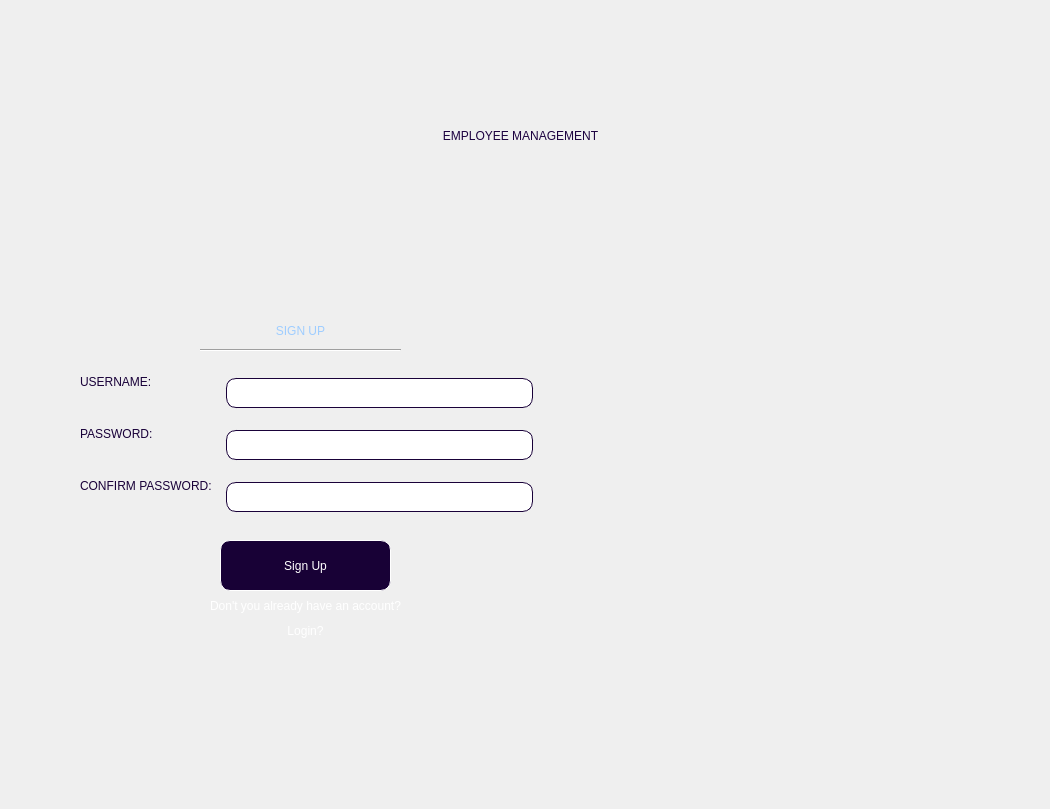
<?xml version="1.0" encoding="UTF-8"?>
<ui version="4.0">
 <class>Dialog</class>
 <widget class="QDialog" name="Dialog">
  <property name="geometry">
   <rect>
    <x>0</x>
    <y>0</y>
    <width>1050</width>
    <height>809</height>
   </rect>
  </property>
  <property name="windowTitle">
   <string>Dialog</string>
  </property>
  <property name="styleSheet">
   <string notr="true">background-color: none;</string>
  </property>
  <widget class="QLabel" name="l_title_2">
   <property name="geometry">
    <rect>
     <x>170</x>
     <y>300</y>
     <width>261</width>
     <height>61</height>
    </rect>
   </property>
   <property name="styleSheet">
    <string notr="true">color: rgb(159, 205, 255);
font: 75 24pt &quot;Times New Roman&quot;;
font: 24pt &quot;Times New Roman Bold&quot;;</string>
   </property>
   <property name="text">
    <string>SIGN UP</string>
   </property>
   <property name="alignment">
    <set>Qt::AlignCenter</set>
   </property>
  </widget>
  <widget class="QWidget" name="formLayoutWidget">
   <property name="geometry">
    <rect>
     <x>80</x>
     <y>370</y>
     <width>461</width>
     <height>161</height>
    </rect>
   </property>
   <layout class="QFormLayout" name="formLayout">
    <item row="0" column="0">
     <widget class="QLabel" name="l_username">
      <property name="styleSheet">
       <string notr="true">color: rgb(25, 1, 57);
font: 11pt &quot;MS Shell Dlg 2&quot;;</string>
      </property>
      <property name="text">
       <string>USERNAME:</string>
      </property>
     </widget>
    </item>
    <item row="0" column="1">
     <widget class="QLineEdit" name="txtUsername">
      <property name="styleSheet">
       <string notr="true">margin: 8px;
padding: 6px;
border-radius: 10px;
border: 1px solid rgb(25, 1, 57);
</string>
      </property>
     </widget>
    </item>
    <item row="1" column="0">
     <widget class="QLabel" name="l_password">
      <property name="styleSheet">
       <string notr="true">color: rgb(25, 1, 57);
font: 11pt &quot;MS Shell Dlg 2&quot;;</string>
      </property>
      <property name="text">
       <string>PASSWORD:</string>
      </property>
     </widget>
    </item>
    <item row="2" column="0">
     <widget class="QLabel" name="l_confirmpass">
      <property name="styleSheet">
       <string notr="true">color: rgb(25, 1, 57);
font: 11pt &quot;MS Shell Dlg 2&quot;;</string>
      </property>
      <property name="text">
       <string>CONFIRM PASSWORD:</string>
      </property>
     </widget>
    </item>
    <item row="2" column="1">
     <widget class="QLineEdit" name="txtConfirmPass">
      <property name="styleSheet">
       <string notr="true">margin: 8px;
padding: 6px;
border-radius: 10px;
border: 1px solid rgb(25, 1, 57);
</string>
      </property>
      <property name="echoMode">
       <enum>QLineEdit::Password</enum>
      </property>
     </widget>
    </item>
    <item row="1" column="1">
     <widget class="QLineEdit" name="txtPassword">
      <property name="styleSheet">
       <string notr="true">margin: 8px;
padding: 6px;
border-radius: 10px;
border: 1px solid rgb(25, 1, 57);
</string>
      </property>
      <property name="echoMode">
       <enum>QLineEdit::Password</enum>
      </property>
     </widget>
    </item>
   </layout>
  </widget>
  <widget class="QPushButton" name="btnSignup">
   <property name="geometry">
    <rect>
     <x>220</x>
     <y>540</y>
     <width>171</width>
     <height>51</height>
    </rect>
   </property>
   <property name="styleSheet">
    <string notr="true">color: rgb(255, 255, 255);
background-color: rgb(24, 1, 54);
font: 14pt &quot;MS Shell Dlg 2&quot;;
border-radius: 10px;
border: 1px solid white;

</string>
   </property>
   <property name="text">
    <string>Sign Up</string>
   </property>
  </widget>
  <widget class="QLabel" name="l_accountconfirm">
   <property name="geometry">
    <rect>
     <x>180</x>
     <y>590</y>
     <width>251</width>
     <height>31</height>
    </rect>
   </property>
   <property name="styleSheet">
    <string notr="true">color: rgb(255, 255, 255);
font: 9pt &quot;MS Shell Dlg 2&quot;;</string>
   </property>
   <property name="text">
    <string>Don't you already have an account?</string>
   </property>
   <property name="alignment">
    <set>Qt::AlignCenter</set>
   </property>
  </widget>
  <widget class="QPushButton" name="btnLogin">
   <property name="geometry">
    <rect>
     <x>270</x>
     <y>620</y>
     <width>71</width>
     <height>21</height>
    </rect>
   </property>
   <property name="styleSheet">
    <string notr="true">border: 10px;
font: 9pt &quot;MS Shell Dlg 2&quot;;
color: rgb(255, 255, 255);
</string>
   </property>
   <property name="text">
    <string>Login?</string>
   </property>
  </widget>
  <widget class="QLabel" name="label">
   <property name="geometry">
    <rect>
     <x>0</x>
     <y>0</y>
     <width>1051</width>
     <height>811</height>
    </rect>
   </property>
   <property name="styleSheet">
    <string notr="true"/>
   </property>
   <property name="text">
    <string/>
   </property>
   <property name="pixmap">
    <pixmap>../../OneDrive/Desktop/tempsignup.png</pixmap>
   </property>
   <property name="scaledContents">
    <bool>true</bool>
   </property>
  </widget>
  <widget class="QLabel" name="l_title_1">
   <property name="geometry">
    <rect>
     <x>240</x>
     <y>110</y>
     <width>561</width>
     <height>51</height>
    </rect>
   </property>
   <property name="styleSheet">
    <string notr="true">
font: 24pt &quot;Times New Roman Bold&quot;;
color: rgb(28, 1, 64);</string>
   </property>
   <property name="text">
    <string>EMPLOYEE MANAGEMENT</string>
   </property>
   <property name="alignment">
    <set>Qt::AlignCenter</set>
   </property>
  </widget>
  <widget class="Line" name="line">
   <property name="geometry">
    <rect>
     <x>200</x>
     <y>340</y>
     <width>201</width>
     <height>20</height>
    </rect>
   </property>
   <property name="orientation">
    <enum>Qt::Horizontal</enum>
   </property>
  </widget>
  <zorder>label</zorder>
  <zorder>l_title_2</zorder>
  <zorder>formLayoutWidget</zorder>
  <zorder>btnSignup</zorder>
  <zorder>l_accountconfirm</zorder>
  <zorder>btnLogin</zorder>
  <zorder>l_title_1</zorder>
  <zorder>line</zorder>
 </widget>
 <resources/>
 <connections/>
</ui>
